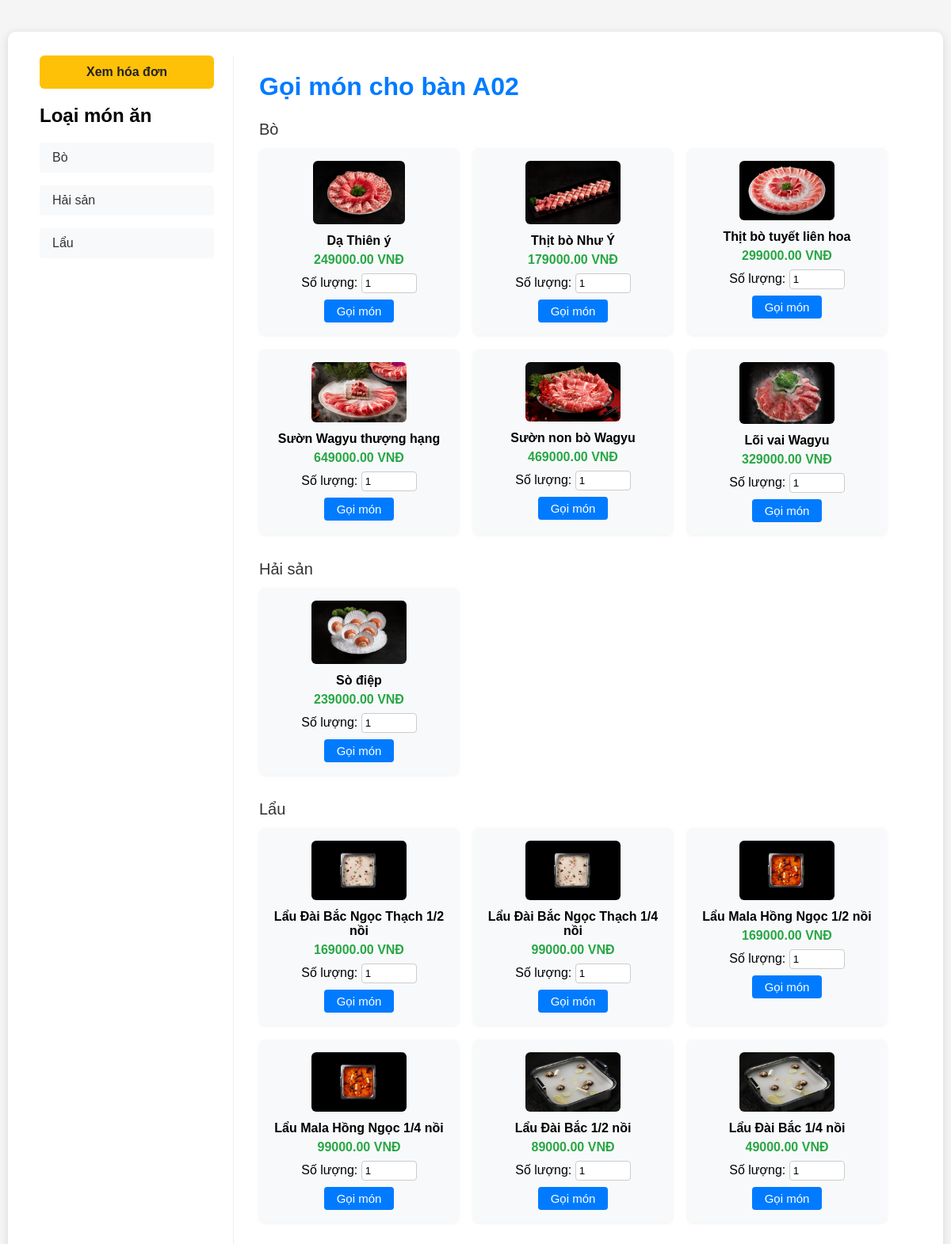
/user/goi-mon/2/, run on the app's committed database.
### account/models.py (models this page shows, shortened)
class LoaiMonAn(models.Model):
    TenLoaiMon = models.CharField(max_length=100)

class BanAn(models.Model):
    SoBan = models.CharField(max_length=20)  # Số bàn hoặc mã bàn
    TrangThai = models.BooleanField(default=True)  # True: Trống, False: Đã có người
    Khu = models.ForeignKey(KhuBanAn, on_delete=models.CASCADE)

class MonAn(models.Model):
    IdLoaiMonAn = models.ForeignKey(LoaiMonAn, on_delete=models.CASCADE)
    TenMonAn = models.CharField(max_length=100)
    Anh = models.CharField(max_length=255)  # Đổi sang CharField để lưu đường dẫn ảnh
    DonGia = models.DecimalField(max_digits=12, decimal_places=2)
    TrangThai = models.BooleanField(default=True)  # Luôn mặc định là còn

### UserInterface/views.py (the view, shortened to what this page needs)
# urls.py: path('goi-mon/<int:ban_id>/', views.goi_mon_view, name='goi_mon'),
def goi_mon_view(request, ban_id):
    ban = get_object_or_404(BanAn, id=ban_id)
    if ban.TrangThai:
        return HttpResponseForbidden('Bàn này chưa được mở!')
    session_key = f"ban_{ban_id}_active"
    if not request.session.get(session_key):
        request.session[session_key] = True
    else:
        pass
    selected_loai = request.GET.get('loai', '')
    hoadon = HoaDon.objects.filter(Ban=ban, TrangThai=False).order_by('-time').first()
    loai_monan_list = LoaiMonAn.objects.all().order_by('TenLoaiMon')
    data = []
    for loai in loai_monan_list:
        monan = MonAn.objects.filter(IdLoaiMonAn=loai, TrangThai=True)
        data.append({'loai': loai, 'monan_list': monan})
    context = {
        'ban': ban,
        'data': data,
        'selected_loai': selected_loai,
    }
    return render(request, 'goi_mon.html', context)

### UserInterface/templates/goi_mon.html (shortened to what this page needs)
<!DOCTYPE html>
<html lang="vi">
<head>
</head>
<body>
    <div class="container">
        <div class="khu-list">
            <button onclick="showHoaDonModal()" style="display:block;width:100%;padding:12px 0;background:#ffc107;color:#222;text-align:center;border-radius:6px;text-decoration:none;font-weight:bold;margin-bottom:18px;border:none;cursor:pointer;font-size:16px;">Xem hóa đơn</button>
            <h2>Loại món ăn</h2>
            {% for group in data %}
                <div class="khu-item">
                    <a href="?loai={{ group.loai.id }}" class="khu-link{% if group.loai.id|stringformat:'s' == selected_loai %} selected{% endif %}">{{ group.loai.TenLoaiMon }}</a>
                </div>
            {% endfor %}
        </div>
        <div class="banan-list">
            <h1>Gọi món cho bàn {{ ban.SoBan }}</h1>
            {% for group in data %}
                {% if not selected_loai or group.loai.id|stringformat:'s' == selected_loai %}
                <div class="loai-block">
                    <div class="loai-title">{{ group.loai.TenLoaiMon }}</div>
                    <div class="monan-list">
                        {% for monan in group.monan_list %}
                            <div class="monan-item">
                                <img src="{{ monan.Anh }}" alt="Ảnh món ăn">
                                <div class="ten">{{ monan.TenMonAn }}</div>
                                <div class="gia">{{ monan.DonGia }} VNĐ</div>
                                <form method="post" action="">
                                    <label>Số lượng:</label>
                                    <input type="number" name="so_luong" min="1" value="1" required>
                                    <button type="submit">Gọi món</button>
                                </form>
                            </div>
                        {% empty %}
                            <div>Không có món ăn nào.</div>
                        {% endfor %}
                    </div>
                </div>
                {% endif %}
            {% endfor %}
        </div>
    </div>
</body>
</html>

### UserInterface/templates/goi_mon.html (style rules this page uses)
body { font-family: Arial, sans-serif; background: #f5f5f5; }
.container { max-width: 1100px; margin: 40px auto; background: #fff; padding: 30px 40px; border-radius: 10px; box-shadow: 0 2px 12px rgba(0,0,0,0.12); display: flex; }
.khu-list { width: 220px; border-right: 1px solid #eee; padding-right: 24px; }
.khu-item { margin-bottom: 16px; }
.khu-link { display: block; padding: 10px 16px; background: #f8f9fa; border-radius: 4px; color: #333; text-decoration: none; }
.banan-list { flex: 1; padding-left: 32px; }
h1 { color: #007bff; margin-bottom: 24px; }
.loai-block { margin-bottom: 32px; }
.loai-title { font-size: 20px; color: #333; margin-bottom: 12px; }
.monan-list { display: flex; flex-wrap: wrap; gap: 18px; }
.monan-item { background: #f8f9fa; border-radius: 8px; box-shadow: 0 1px 4px rgba(0,0,0,0.06); padding: 16px; width: 220px; text-align: center; }
.monan-item img { max-width: 120px; max-height: 80px; border-radius: 6px; margin-bottom: 8px; }
.monan-item .ten { font-weight: bold; margin-bottom: 6px; }
.monan-item .gia { color: #28a745; font-weight: bold; margin-bottom: 8px; }
.monan-item input[type='number'] { width: 60px; padding: 4px; border-radius: 4px; border: 1px solid #ccc; }
.monan-item button { margin-top: 8px; padding: 6px 16px; background: #007bff; color: #fff; border: none; border-radius: 4px; font-size: 15px; }

### data on the page
LoaiMonAn: loai.TenLoaiMon "Bò"
LoaiMonAn: loai.TenLoaiMon "Hải sản"
LoaiMonAn: loai.TenLoaiMon "Lẩu"
BanAn: SoBan "A02"
MonAn: Anh (picture), TenMonAn "Dạ Thiên ý", DonGia "249000.00"
MonAn: Anh (picture), TenMonAn "Thịt bò Như Ý", DonGia "179000.00"
MonAn: Anh (picture), TenMonAn "Thịt bò tuyết liên hoa", DonGia "299000.00"
MonAn: Anh (picture), TenMonAn "Sườn Wagyu thượng hạng", DonGia "649000.00"
MonAn: Anh (picture), TenMonAn "Sườn non bò Wagyu", DonGia "469000.00"
MonAn: Anh (picture), TenMonAn "Lõi vai Wagyu", DonGia "329000.00"
MonAn: Anh (picture), TenMonAn "Sò điệp", DonGia "239000.00"
MonAn: Anh (picture), TenMonAn "Lẩu Đài Bắc Ngọc Thạch 1/2 nồi", DonGia "169000.00"
MonAn: Anh (picture), TenMonAn "Lẩu Đài Bắc Ngọc Thạch 1/4 nồi", DonGia "99000.00"
MonAn: Anh (picture), TenMonAn "Lẩu Mala Hồng Ngọc 1/2 nồi", DonGia "169000.00"
MonAn: Anh (picture), TenMonAn "Lẩu Mala Hồng Ngọc 1/4 nồi", DonGia "99000.00"
MonAn: Anh (picture), TenMonAn "Lẩu Đài Bắc 1/2 nồi", DonGia "89000.00"
MonAn: Anh (picture), TenMonAn "Lẩu Đài Bắc 1/4 nồi", DonGia "49000.00"
